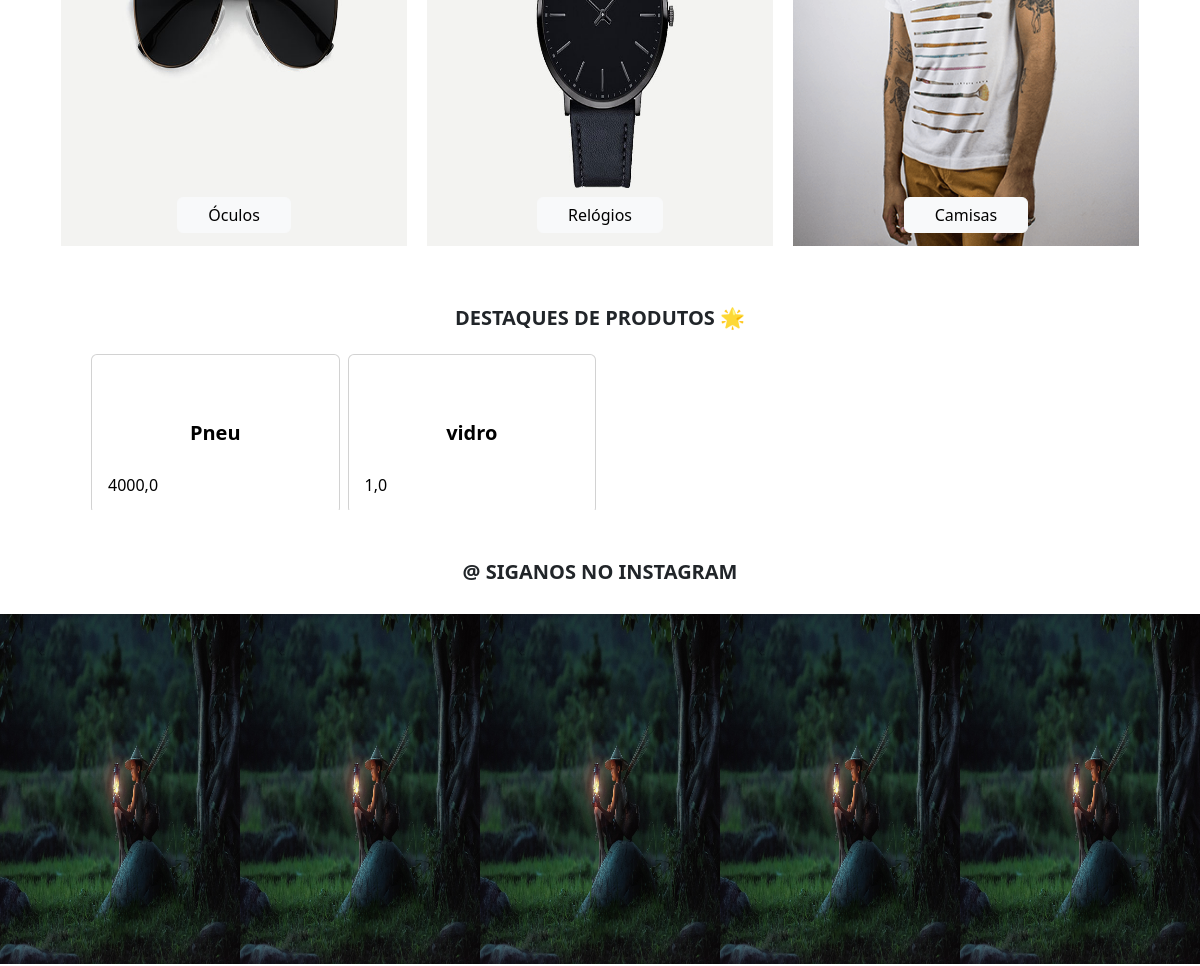
Before: / (middle part) with the older database file.
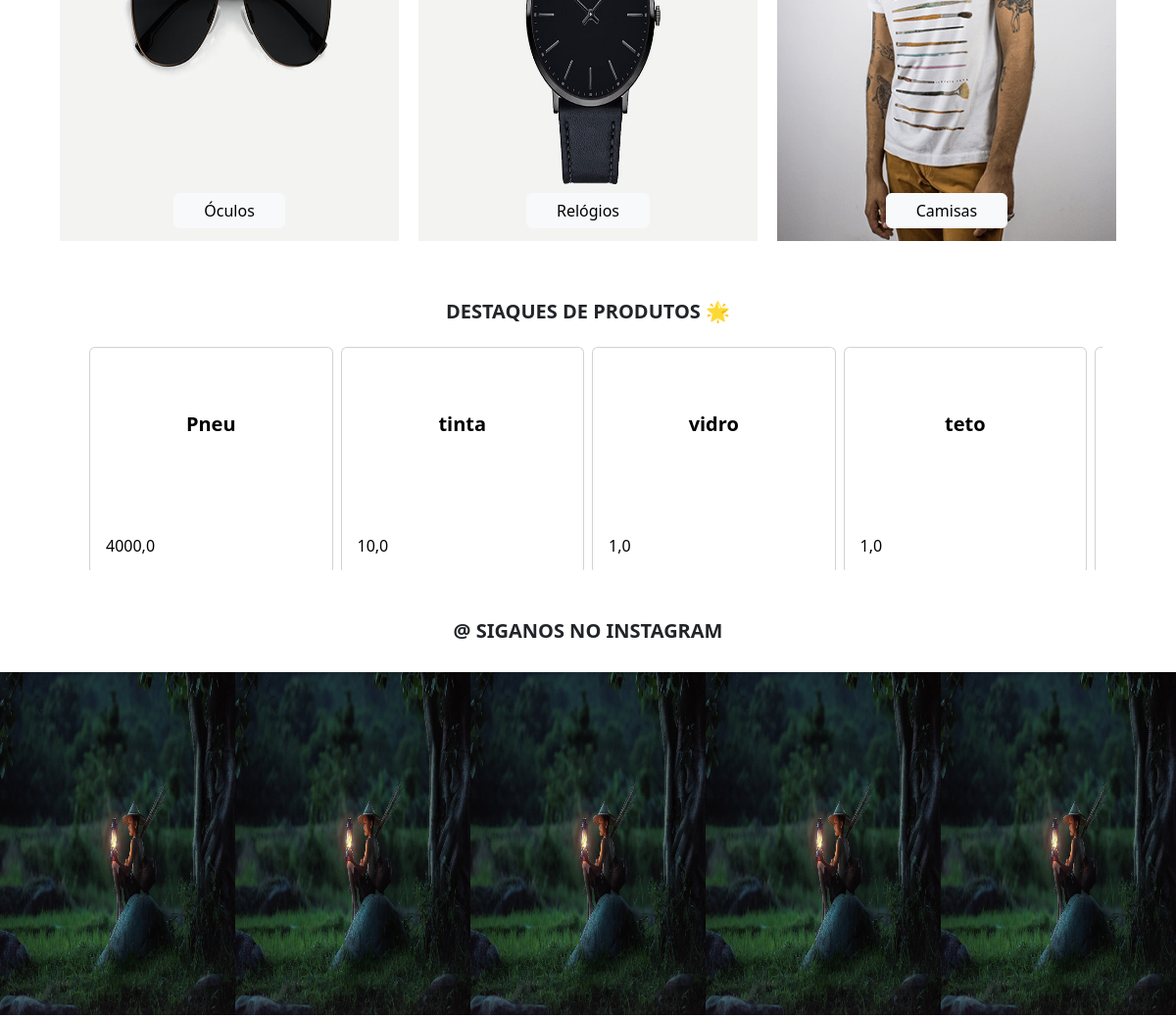
After: the same page with the newer database file.
### products/models.py (models this page shows, shortened)
class Product(TimeStampedModel):
    category = models.ForeignKey(
        Category, related_name='products', on_delete=models.CASCADE
    )
    name = models.CharField(max_length=250, blank=False)
    slug = AutoSlugField(unique=True, populate_from='name', always_update=False)
    image = models.ImageField(upload_to='products/%Y/%m/%d', blank=True, default='no_image')
    price = models.FloatField(max_length=10, blank=False)
    description = models.TextField()
    featured = models.BooleanField(default=False)
    is_available = models.BooleanField(default=True)

### products/views.py (the view)
# urls.py: path('', HomePageView.as_view(), name='home'),
class HomePageView(ListView):
    queryset = Product.objects.filter(featured=True)
    context_object_name = 'featured'
    template_name = 'index.html'
    def get_context_data(self, **kwargs):
        context = super().get_context_data(**kwargs)
        if HomePageSlideShow.objects.all():
            context['HomePageSlideShow'] = HomePageSlideShow.objects.all().order_by('-modified')[0]
        if InstagramSection.objects.all():
            context['InstagramSection'] = InstagramSection.objects.all().order_by('-modified')[0]
        return context

### templates/index.html (shortened to what this page needs)
{% extends 'base.html' %}
{% load static %}
{% block content %}
<main>
  <div class="container">
    <section class="categories">
      <div class="category"><img src="{% static 'imgs/banner-05.jpg' %}" alt=""><a class="btn btn-light" href="/produtos/categoria/olhos">Óculos</a></div>
      <div class="category"><img src="{% static 'imgs/banner-03.jpg' %}" alt=""><a class="btn btn-light" href="/produtos/categoria/braceletes">Relógios</a></div>
      <div class="category"><img src="{% static 'imgs/camisas.png' %}" alt=""><a class="btn btn-light" href="/produtos/categoria/camisas">Camisas</a></div>
    </section>
    <section id="featured-products" class="container featured-products">
      <h5>DESTAQUES DE PRODUTOS 🌟</h5>
      <div class="row">
        <div class="col-12 m-auto d-flex" style="max-width: 1050px; overflow: scroll;">
          {% for product in featured %}
            <div class="col-7 col-sm-7 col-md-5 col-lg-4 col-xl-3">
              <a href="{% url 'products:product_detail' product.slug %}">
                <div class="m-1 card h-100">
                  <div class="card-body d-flex flex-column justify-content-between">
                    <h5 class="card-title">{{ product.name }}</h5>
                    <p class="card-text font-weight-bold">{{ product.price }}</p>
                  </div>
                </div>
              </a>
            </div>
          {% endfor %}
        </div>
      </div>
    </section>
  </div>
  <section class="instagram">
    <h5>@ SIGANOS NO INSTAGRAM</h5>
    <a href="#">
      <div>
        {% if InstagramSection %}
        <div class="instagram-post"><img src="{{ InstagramSection.instagram_0_image.url }}" alt=""><p>{{ InstagramSection.instagram_0_text }}</p></div>
        <div class="instagram-post"><img src="{{ InstagramSection.instagram_1_image.url }}" alt=""><p>{{ InstagramSection.instagram_1_text }}</p></div>
        <div class="instagram-post"><img src="{{ InstagramSection.instagram_2_image.url }}" alt=""><p>{{ InstagramSection.instagram_2_text }}</p></div>
        <div class="instagram-post"><img src="{{ InstagramSection.instagram_3_image.url }}" alt=""><p>{{ InstagramSection.instagram_3_text }}</p></div>
        <div class="instagram-post"><img src="{{ InstagramSection.instagram_4_image.url }}" alt=""><p>{{ InstagramSection.instagram_4_text }}</p></div>
        {% else %}
        <div class="instagram-post"><img src="{% static 'imgs/fundo.jpg' %}" alt=""></div>
        <div class="instagram-post"><img src="{% static 'imgs/fundo.jpg' %}" alt=""></div>
        <div class="instagram-post"><img src="{% static 'imgs/fundo.jpg' %}" alt=""></div>
        <div class="instagram-post"><img src="{% static 'imgs/fundo.jpg' %}" alt=""></div>
        <div class="instagram-post"><img src="{% static 'imgs/fundo.jpg' %}" alt=""></div>
        {% endif %}
      </div>
    </a>
  </section>
</main>
{% endblock content %}

Changed rows visible on the page:
now on this page (row edited): Product: name "tinta", price "10,0"
now on this page (row edited): Product: name "teto", price "1,0"
